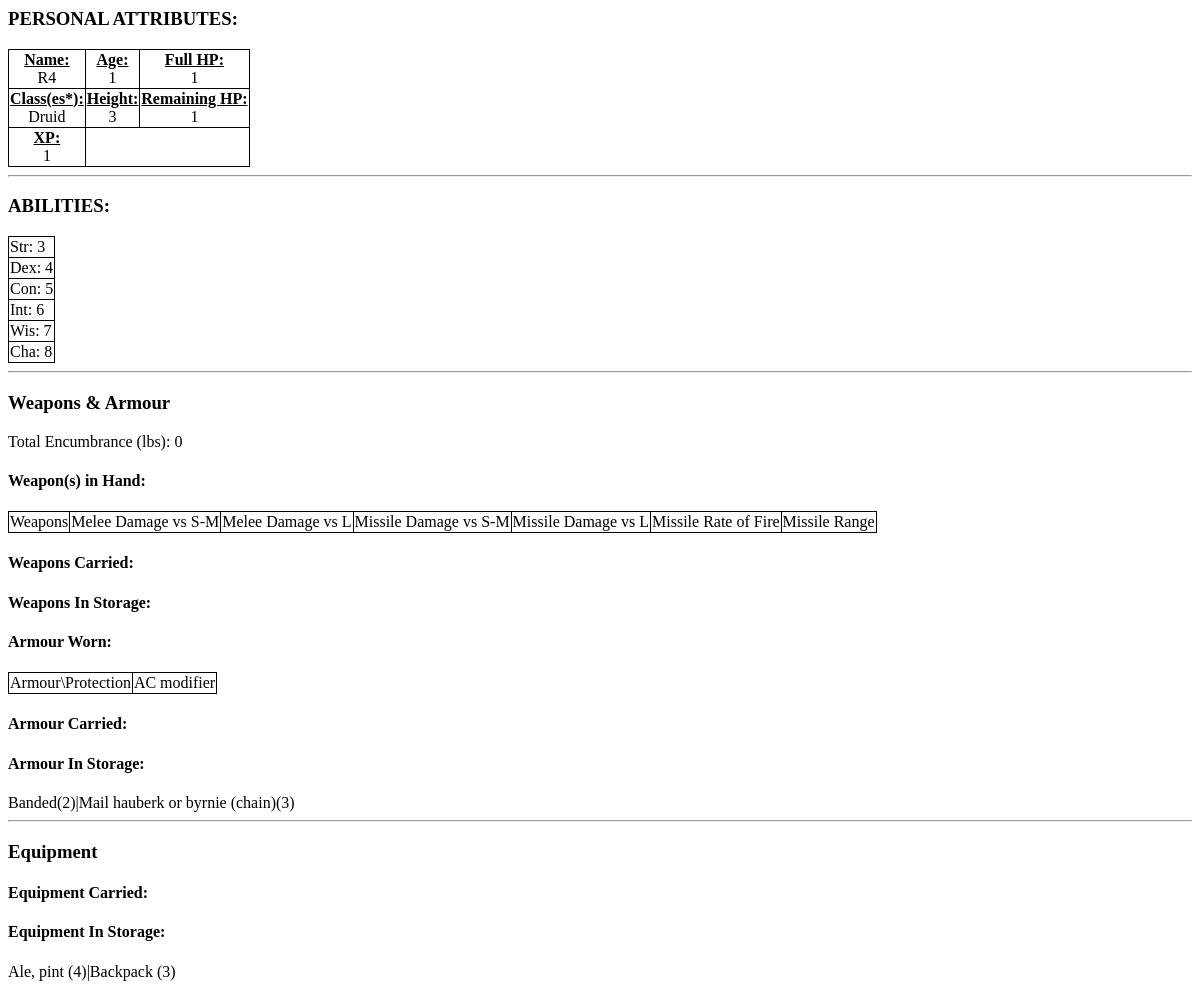
Before: /osric_character_tools/charactersheet.php?CharacterId=51 with the older database file.
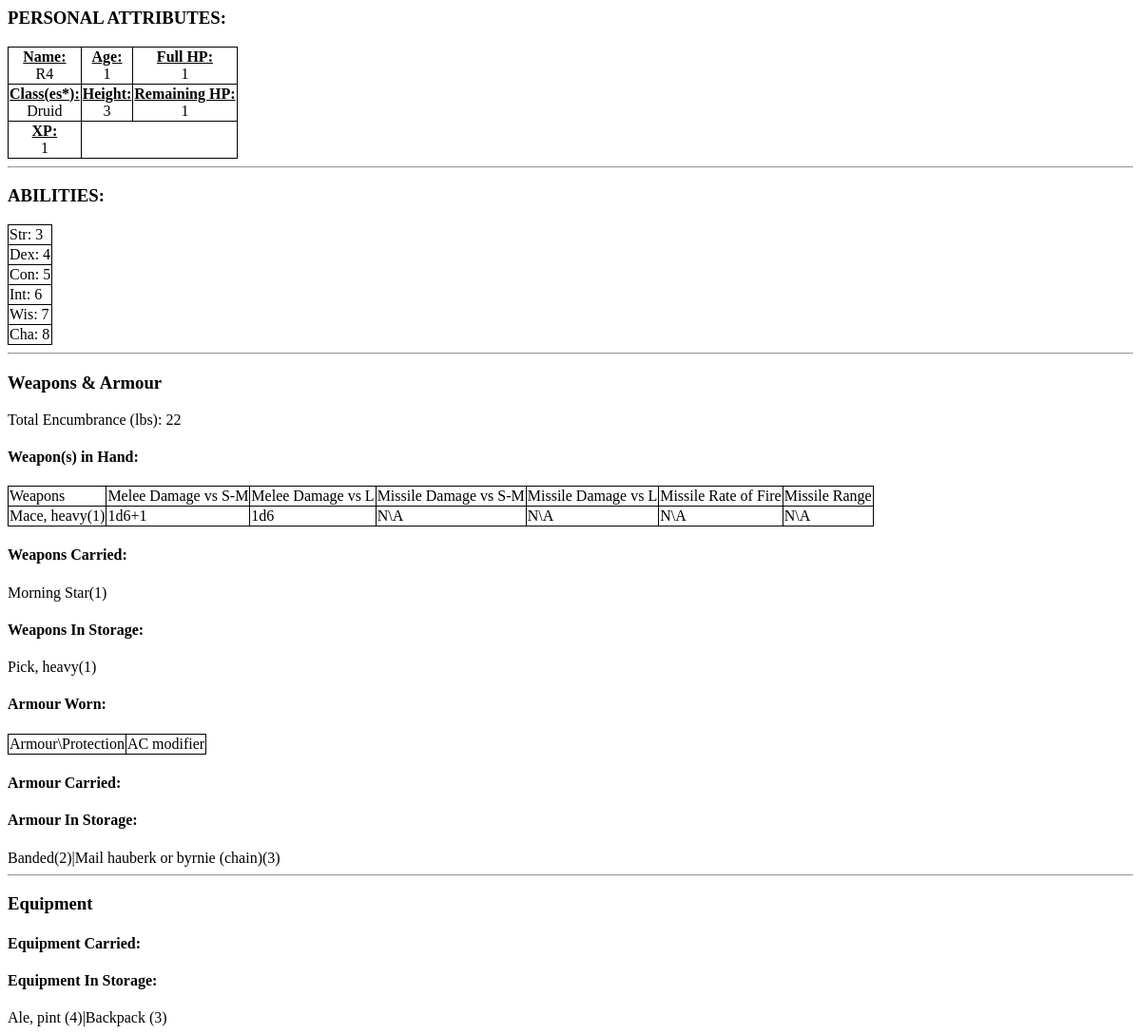
After: the same page with the newer database file.
### tables this page shows
CREATE TABLE IF NOT EXISTS `characters` (
  `CharacterName` varchar(255) NOT NULL,
  `CharacterGender` int(11) NOT NULL,
  `CharacterAge` float NOT NULL,
  `CharacterHeight` float NOT NULL,
  `CharacterWeight` float NOT NULL,
  `CharacterId` bigint(20) unsigned NOT NULL AUTO_INCREMENT,
  `CharacterAlignment` int(11) NOT NULL,
  `RaceId` bigint(20) NOT NULL,
  PRIMARY KEY (`CharacterId`)
);

CREATE TABLE IF NOT EXISTS `character_status` (
  `CharacterId` bigint(20) NOT NULL,
  `CharacterStatusArmorClass` int(11) NOT NULL,
  `CharacterStatusExperiencePoints` int(11) NOT NULL,
  `CharacterStatusLevel` int(11) NOT NULL,
  `CharacterStatusFullHitPoints` int(11) NOT NULL,
  `CharacterStatusRemainingHitPoints` int(11) NOT NULL
);

CREATE TABLE IF NOT EXISTS `character_classes` (
  `CharacterId` bigint(20) NOT NULL,
  `ClassId` bigint(20) NOT NULL
);

CREATE TABLE IF NOT EXISTS `classes` (
  `ClassId` bigint(20) NOT NULL AUTO_INCREMENT,
  `ClassName` varchar(64) NOT NULL,
  PRIMARY KEY (`ClassId`)
);

CREATE TABLE IF NOT EXISTS `character_abilities` (
  `CharacterId` bigint(20) NOT NULL,
  `AbilityId` bigint(20) NOT NULL,
  `Value` float NOT NULL
);

CREATE TABLE IF NOT EXISTS `abilities` (
  `AbilityId` bigint(20) NOT NULL AUTO_INCREMENT,
  `AbilityLongName` varchar(32) NOT NULL,
  `AbilityShortName` varchar(8) NOT NULL,
  PRIMARY KEY (`AbilityId`)
);

CREATE TABLE IF NOT EXISTS `character_armour` (
  `CharacterArmourId` bigint(20) NOT NULL AUTO_INCREMENT,
  `CharacterId` bigint(20) NOT NULL,
  `ArmourId` bigint(20) NOT NULL,
  `Quantity` int(11) NOT NULL,
  `ArmourMagic` int(11) NOT NULL DEFAULT '0',
  `EquipmentStatusId` int(11) NOT NULL DEFAULT '1',
  PRIMARY KEY (`CharacterArmourId`),
  KEY `CharacterId` (`CharacterId`,`ArmourId`)
);

CREATE TABLE IF NOT EXISTS `armour` (
  `ArmourId` bigint(20) NOT NULL AUTO_INCREMENT,
  `ArmourType` varchar(32) DEFAULT NULL,
  `ArmourEncumbrance` float NOT NULL,
  `ArmourMovementRate` float NOT NULL,
  `ArmourEffectOnArmourClass` int(11) NOT NULL,
  `ArmourCost` float NOT NULL,
  PRIMARY KEY (`ArmourId`)
);

CREATE TABLE IF NOT EXISTS `character_items` (
  `CharacterItemId` bigint(20) NOT NULL AUTO_INCREMENT,
  `CharacterId` bigint(20) NOT NULL,
  `ItemId` bigint(20) NOT NULL,
  `Quantity` int(11) NOT NULL,
  `ItemStatusId` int(11) NOT NULL DEFAULT '1',
  PRIMARY KEY (`CharacterItemId`)
);

CREATE TABLE IF NOT EXISTS `items` (
  `ItemName` varchar(64) DEFAULT NULL,
  `ItemEncumbrance` float NOT NULL,
  `ItemCost` float NOT NULL,
  `ItemId` bigint(20) unsigned NOT NULL AUTO_INCREMENT,
  UNIQUE KEY `ItemId` (`ItemId`)
);

CREATE TABLE IF NOT EXISTS `character_weapons` (
  `CharacterWeaponId` bigint(20) NOT NULL AUTO_INCREMENT,
  `CharacterId` bigint(20) NOT NULL,
  `WeaponId` bigint(20) NOT NULL,
  `Quantity` int(11) NOT NULL,
  `WeaponMagic` int(11) NOT NULL,
  `EquipmentStatusId` int(11) NOT NULL DEFAULT '1',
  PRIMARY KEY (`CharacterWeaponId`)
);

CREATE TABLE IF NOT EXISTS `weapons` (
  `WeaponId` bigint(11) NOT NULL AUTO_INCREMENT,
  `WeaponType` varchar(32) DEFAULT NULL,
  `WeaponEncumbranceInLbs` float NOT NULL,
  `WeaponCost` float NOT NULL,
  PRIMARY KEY (`WeaponId`)
);

CREATE TABLE IF NOT EXISTS `weapon_as_melee` (
  `WeaponId` bigint(20) NOT NULL,
  `DamageVsSmallOrMedium` int(11) NOT NULL,
  `DamageVsLarge` int(11) NOT NULL,
  `DamageModifierVsSmallOrMedium` int(11) NOT NULL,
  `DamageModifierVsLarge` int(11) NOT NULL,
  `DamageVsSmallOrMediumMultiples` int(11) NOT NULL DEFAULT '1',
  `DamageVsLargeMultiples` int(11) NOT NULL DEFAULT '1',
  `MeleeWeaponIndex` bigint(20) NOT NULL AUTO_INCREMENT,
  PRIMARY KEY (`MeleeWeaponIndex`)
);

### osric_character_tools/charactersheet.php (the view, shortened to what the rows shown need)
<?php
$characterId = $_GET['CharacterId'];
include("./inc/misc.inc");
include("./inc/charactertblfuncs.inc");
include("./inc/characterInventory.inc");
$cxn = mysqli_connect($host,$user,$passwd,$dbname) or die("Couldn't connect to server");
$character = getCharacter($cxn,$characterId);
$characterStatus = getCharacterStatus($cxn,$characterId);
$totalEncumbranceOnPerson = osricdb_getTotalEncumbranceOnPerson($cxn, $characterId);
?>
<html>
<head>
<link rel="stylesheet" type="text/css" href="./css/class.css" />
</head>
<body>
<?php
echo "<h3 class='cs_section_title'>PERSONAL ATTRIBUTES:</h3>\n";
echo "<table id='CharacterAttributes'>\n";
echo "<tr><td><div class='clsCellLabel'>Name:</div><div class='clsCellValue'>{$character['CharacterName']}</div></td><td><div class='clsCellLabel'>Age:</div><div class='clsCellValue'>{$character['CharacterAge']}</div></td><td><div class='clsCellLabel'>Full HP:</div><div class='clsCellValue'>{$characterStatus['CharacterStatusFullHitPoints']}</div></td></tr>\n";
echo "<tr><td><div class='clsCellLabel'>Class(es*):</div><div class='clsCellValue'>";
$result_set = getCharacterClasses($cxn,$characterId);
$num_rows = count($result_set);
for($i=0;$i<$num_rows;$i++)
{
    echo "{$result_set[$i]['ClassName']}";
}
echo "</td><td><div class='clsCellLabel'>Height:</div><div class='clsCellValue'>{$character['CharacterHeight']}</div></td><td><div class='clsCellLabel'>Remaining HP:</div><div class='clsCellValue'>{$characterStatus['CharacterStatusRemainingHitPoints']}</div></td></tr>\n";
echo "<tr><td><div class='clsCellLabel'>XP:</div><div class='clsCellValue'>{$characterStatus['CharacterStatusExperiencePoints']}</div></td></tr>";
echo "</table>\n";
echo "<hr/>\n";
$character_abilities = getCharacterAbilities($cxn,$characterId);
echo "<h3 class='cs_section_title'>ABILITIES:</h3>\n";
$num_abilities = count($character_abilities);
echo "<table id='CharacterAbilities'>\n";
for($i=0;$i<$num_abilities;$i++)
{
    echo "<tr><td>{$character_abilities[$i]['AbilityShortName']}: {$character_abilities[$i]['Value']}</td></tr>\n";
}
echo "</table>\n";
echo "<hr/>\n";
echo "<h3>Weapons & Armour</h3>\n";
echo "<div id='TotalEncumbrance'>Total Encumbrance (lbs): {$totalEncumbranceOnPerson}</div>\n";
echo "<h4>Weapon(s) in Hand:</h4>\n";
echo "<table id='CharacterWeaponsInHand'>\n";
echo "<tr><td>Weapons</td><td>Melee Damage vs S-M</td><td>Melee Damage vs L</td><td>Missile Damage vs S-M</td><td>Missile Damage vs L</td><td>Missile Rate of Fire</td><td>Missile Range</td></tr>\n";
$character_weapons_in_use = osricdb_getCharacterWeaponsInUse($cxn, $characterId);
$num_rows = count($character_weapons_in_use);
for($i=0;$i<$num_rows;$i++)
{
    $row = $character_weapons_in_use[$i];
    $weaponAsMelee = osricdb_getWeaponAsMelee($cxn, $row['WeaponId']);
    $weaponAsMeleeDmgVsSmallToMedium = osric_getWeaponDmgVsSmallToMedium($weaponAsMelee);
    $weaponAsMeleeDmgVsLarge = osric_getWeaponDmgVsLarge($weaponAsMelee);
    $weaponAsMissile = osricdb_getWeaponAsMissile($cxn, $row['WeaponId']);
    $weaponAsMissileDmgVsSmallToMedium = osric_getWeaponDmgVsSmallToMedium($weaponAsMissile);
    $weaponAsMissileDmgVsLarge = osric_getWeaponDmgVsLarge($weaponAsMissile);
    if($weaponAsMissile == null){
        $rateOfFire = "N\A";
        $rangeInFt = "N\A";
    }
    else{
        $rateOfFire = $weaponAsMissile['RateOfFire'];
        $rangeInFt = $weaponAsMissile['RangeInFt'];
    }
    echo "<tr><td>{$row['WeaponType']}({$row['Quantity']})</td><td>{$weaponAsMeleeDmgVsSmallToMedium}</td><td>{$weaponAsMeleeDmgVsLarge}</td><td>{$weaponAsMissileDmgVsSmallToMedium}</td><td>{$weaponAsMissileDmgVsLarge}</td><td>{$rateOfFire}</td><td>{$rangeInFt}</td></tr>";
}
echo "</table>\n";
echo "<h4>Weapons Carried:</h4>\n";
echo "<div id='CharacterWeaponsCarried'>\n";
$character_weapons_carried = osricdb_getCharacterWeaponsCarried($cxn,$characterId);
$num_rows = count($character_weapons_carried);
for($i=0;$i<$num_rows;$i++)
{
    $row = $character_weapons_carried[$i];
    echo "{$row['WeaponType']}";
    echo "({$row['Quantity']})";
}
echo "</div>\n";
echo "<h4>Weapons In Storage:</h4>\n";
echo "<div id='CharacterWeaponsInStorage'>\n";
$character_weapons_in_storage = osricdb_getCharacterWeaponsInStorage($cxn,$characterId);
$num_rows = count($character_weapons_in_storage);
for($i=0;$i<$num_rows;$i++)
{
    $row = $character_weapons_in_storage[$i];
    echo "{$row['WeaponType']}";
	echo "({$row['Quantity']})";
}
echo "</div>\n";
echo "<h4>Armour Worn:</h4>\n";
echo "<table id='CharacterArmourWorn'>\n";
echo "<tr><td>Armour\\Protection</td><td>AC modifier</td></tr>\n";
echo "</table>\n";
echo "<h4>Armour Carried:</h4>\n";
echo "<h4>Armour In Storage:</h4>\n";
echo "<div id='CharacterArmourInStorage'>\n";
$character_armour_in_storage = osricdb_getCharacterArmourInStorage($cxn,$characterId);
$num_rows = count($character_armour_in_storage);
for($i=0;$i<$num_rows;$i++)
{
    $row = $character_armour_in_storage[$i];
    if($i > 0)
    {
        echo "|";
    }
	echo "{$row['ArmourType']}";
	echo "({$row['Quantity']})";
}
echo "</div>\n";
echo "<hr/>\n";
echo "<h3>Equipment</h3>\n";
echo "<h4>Equipment Carried:</h4>";
echo "<h4>Equipment In Storage:</h4>";
echo "<div id='CharacterEquipmentInStorage'>\n";
$character_items_in_storage = osricdb_getCharacterItemsInStorage($cxn,$characterId);
$num_rows = count($character_items_in_storage);
for($i=0;$i<$num_rows;$i++)
{
    $row = $character_items_in_storage[$i];
    if($i > 0)
    {
        echo "|";
    }
    echo "{$row['ItemName']}";
	echo "({$row['Quantity']})";
}
echo "</div>\n";
?>
</body>
</html>

Changed rows visible on the page:
added character_weapons: WeaponId.WeaponType "Mace, heavy", Quantity "1"
now on this page (row unchanged): weapon_as_melee: weaponAsMeleeDmgVsSmallToMedium "1d6+1", weaponAsMeleeDmgVsLarge "1d6"
added character_weapons: WeaponId.WeaponType "Morning Star", Quantity "1", shown under "Weapons Carried:"
added character_weapons: WeaponId.WeaponType "Pick, heavy", Quantity "1", shown under "Weapons In Storage:"
Other visible differences:
$totalEncumbranceOnPerson: "0" → "22"
new list line: "( ) N\\A N\\A N\\A N\\A"
